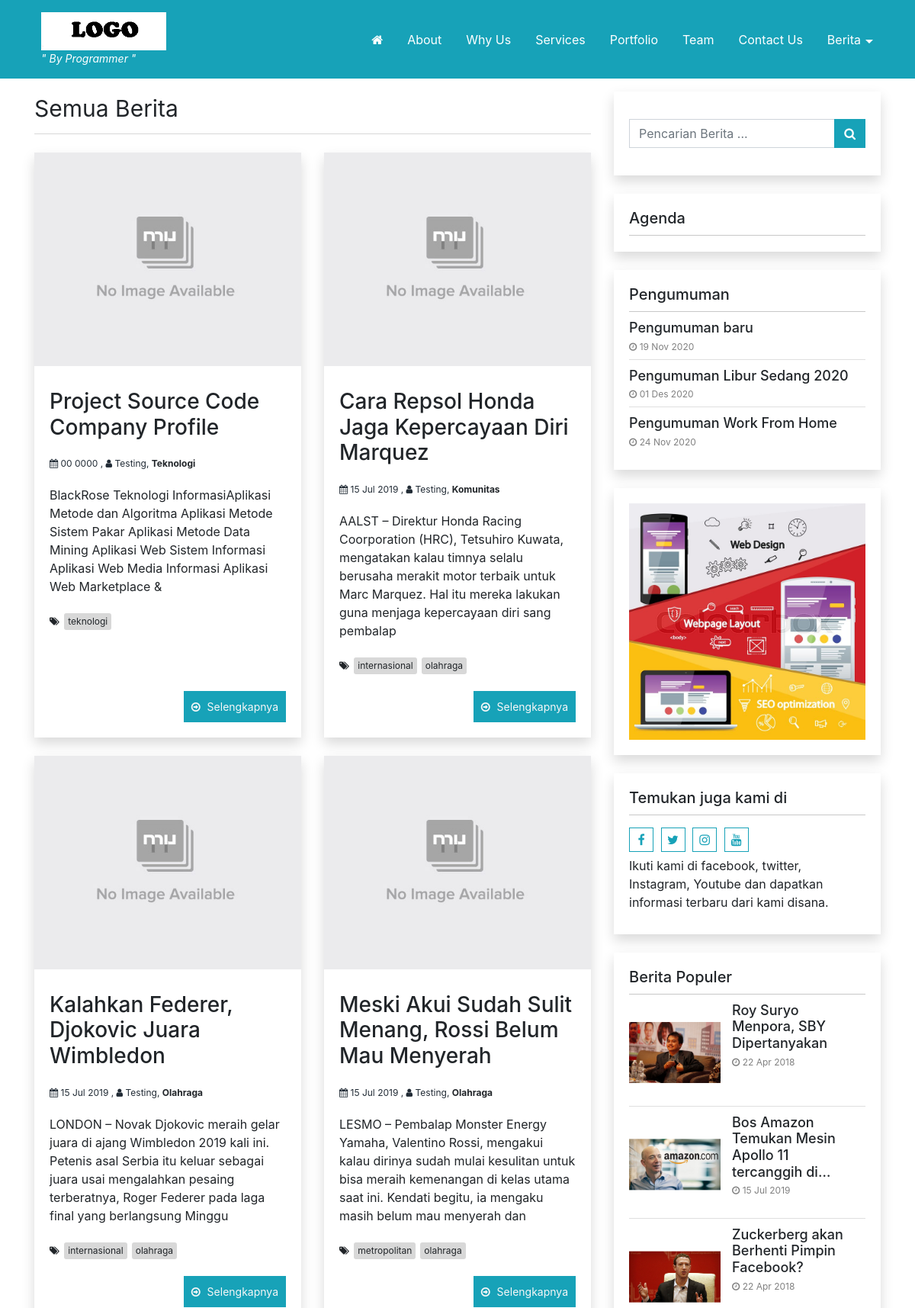
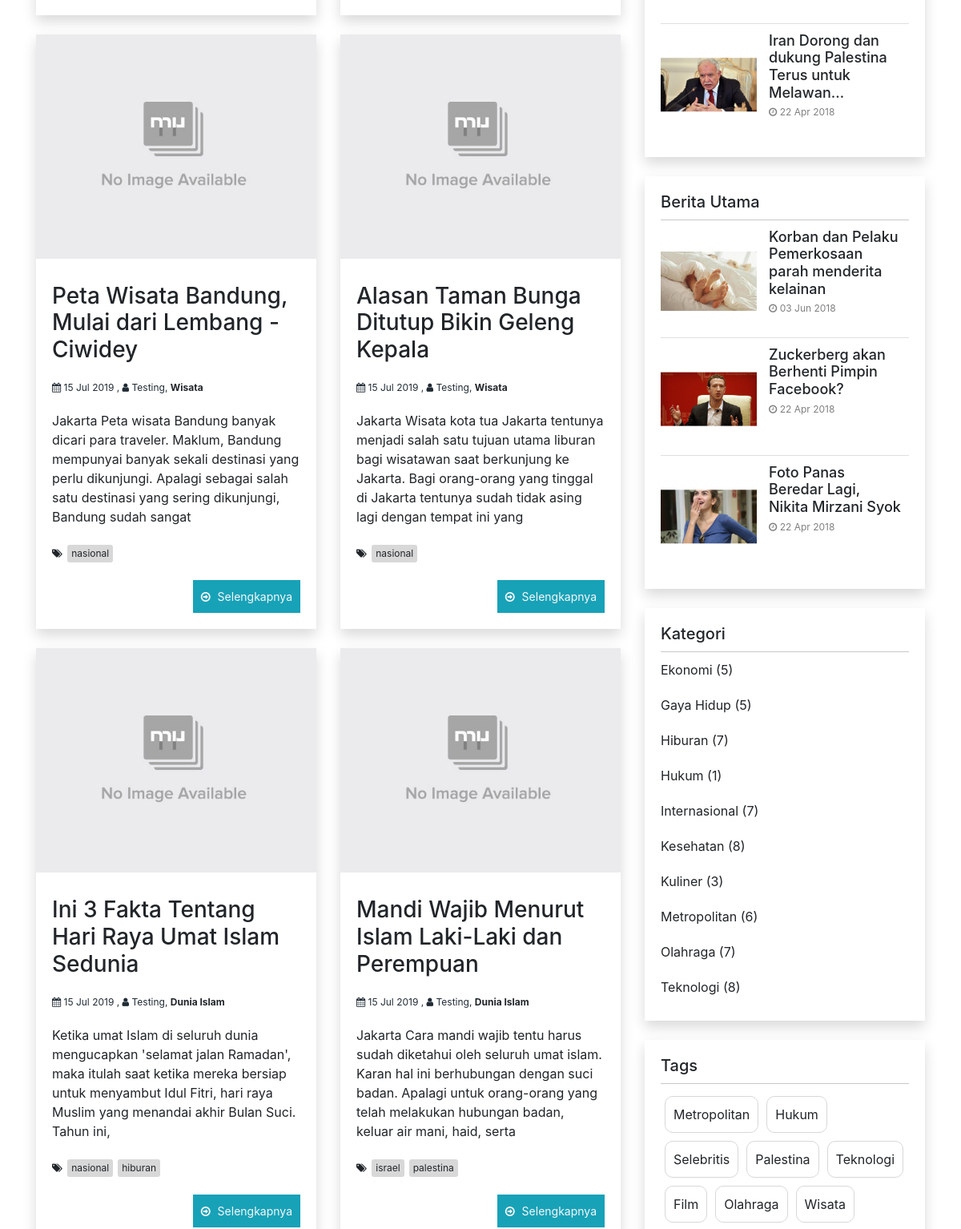
The page /index.php/berita (upper part) on the database its author committed (2 pictures, top to bottom).
### tables this page shows
CREATE TABLE `logo` (
  `id_logo` int(5) NOT NULL,
  `gambar` varchar(100) NOT NULL
);

CREATE TABLE `tbl_nicepage` (
  `id` int(5) NOT NULL,
  `key` varchar(255) DEFAULT NULL,
  `value` text
);

CREATE TABLE `berita` (
  `id_berita` int(5) NOT NULL,
  `id_kategori` int(5) NOT NULL,
  `username` varchar(30) NOT NULL,
  `judul` varchar(100) NOT NULL,
  `sub_judul` varchar(255) NOT NULL,
  `youtube` varchar(100) NOT NULL,
  `judul_seo` text NOT NULL,
  `headline` enum('Y','N') NOT NULL DEFAULT 'Y',
  `aktif` enum('Y','N') NOT NULL DEFAULT 'N',
  `utama` enum('Y','N') NOT NULL DEFAULT 'Y',
  `isi_berita` longtext NOT NULL,
  `keterangan_gambar` text NOT NULL,
  `hari` varchar(20) NOT NULL,
  `tanggal` date NOT NULL,
  `jam` time NOT NULL,
  `gambar` varchar(100) NOT NULL,
  `dibaca` int(5) NOT NULL DEFAULT '1',
  `tag` varchar(100) NOT NULL,
  `status` enum('Y','N') NOT NULL DEFAULT 'Y'
);

CREATE TABLE `users` (
  `username` varchar(50) NOT NULL,
  `password` varchar(255) NOT NULL,
  `nama_lengkap` varchar(100) NOT NULL,
  `email` varchar(100) NOT NULL,
  `no_telp` varchar(20) NOT NULL,
  `foto` varchar(100) NOT NULL,
  `level` varchar(20) NOT NULL DEFAULT 'user',
  `blokir` enum('Y','N') NOT NULL DEFAULT 'N',
  `id_session` varchar(255) NOT NULL
);

CREATE TABLE `kategori` (
  `id_kategori` int(5) NOT NULL,
  `nama_kategori` varchar(50) NOT NULL,
  `username` varchar(50) NOT NULL,
  `kategori_seo` varchar(100) NOT NULL,
  `aktif` enum('Y','N') NOT NULL DEFAULT 'Y',
  `sidebar` int(10) NOT NULL,
  `gambar_utama` text NOT NULL
);

CREATE TABLE `tbl_nicepage_pengumuman` (
  `username` varchar(50) DEFAULT NULL,
  `id_pengumuman` int(5) NOT NULL,
  `judul_seo` varchar(255) DEFAULT NULL,
  `judul` varchar(255) DEFAULT NULL,
  `gambar` varchar(255) DEFAULT NULL,
  `deskripsi` text,
  `dibaca` int(10) DEFAULT NULL,
  `tanggal` date DEFAULT NULL
);

CREATE TABLE `pasangiklan` (
  `id_pasangiklan` int(5) NOT NULL,
  `judul` varchar(100) NOT NULL,
  `username` varchar(50) NOT NULL,
  `url` varchar(100) NOT NULL,
  `source` text NOT NULL,
  `gambar` varchar(100) NOT NULL,
  `tgl_posting` date NOT NULL
);

CREATE TABLE `identitas` (
  `id_identitas` int(5) NOT NULL,
  `nama_website` varchar(100) NOT NULL,
  `email` varchar(100) NOT NULL,
  `url` varchar(100) NOT NULL,
  `facebook` text NOT NULL,
  `rekening` varchar(100) NOT NULL,
  `no_telp` varchar(20) NOT NULL,
  `meta_deskripsi` varchar(250) NOT NULL,
  `meta_keyword` varchar(250) NOT NULL,
  `favicon` varchar(50) NOT NULL,
  `maps` text NOT NULL
);

CREATE TABLE `tag` (
  `id_tag` int(5) NOT NULL,
  `nama_tag` varchar(100) NOT NULL,
  `username` varchar(50) NOT NULL,
  `tag_seo` varchar(100) NOT NULL,
  `count` int(5) NOT NULL
);

### application/views/nicepage/berita.php (the view, shortened to what the rows shown need)
<?php
$base_path = FCPATH;
?>
 <div class="row">
	<?php
	  foreach ($berita->result_array() as $r) {
		  $isi_berita =(strip_tags($r['isi_berita']));
		  $isi = substr($isi_berita,0,220);
		  $isi = substr($isi_berita,0,strrpos($isi," "));
		  $judul = $r['judul'];
		  $img_src = base_url()."asset/foto_berita/no-image.jpg";
		  if ($r['gambar'] !== '' &&  file_exists( $base_path ."asset/foto_berita/".($r['gambar']) ) ){
				$img_src = base_url()."asset/foto_berita/". $r['gambar'];
		  }
		  ?>
			<div class="col-md-6 mb-4">
			  <div class="blog card shadow h-100">
					<div class="image-container"
							style="
								background:url('<?php echo $img_src;?>');
								background-position:center;
								background-size:cover;
								background-repeat:no-repeat
							">
					</div>
					<div class="card-body">
						<a href="<?php echo base_url().$r['judul_seo'];?>">
							<h3 class="card-title"><?php echo $judul;?></h3>
						</a>
						<div class="post-meta">
								<i class="fa fa-calendar"></i> <?php echo tgl_indo($r['tanggal']); ?> ,
								<i class="fa fa-user"></i> <?php echo "$r[nama_lengkap]"; ?>,
								<a href="<?php echo base_url()."kategori/detail/$r[kategori_seo]"; ?>">
									<b><?php echo "$r[nama_kategori]"; ?></b>
								</a>
						</div>
						<div class="card-text">
							<?php echo $isi;  ?>
						</div>
						<?php
						if( !empty($r['tag'])) {
							$tags = explode(",",$r['tag']);
						?>
							<div class="tags">
							<i class="fa fa-tags"></i>
								<?php
									$hitung = count($tags);
									for ($x=0; $x<=$hitung-1; $x++) {
										if ($tags[$x] != ''){
											echo "<a href='".base_url()."tag/detail/$tags[$x]'>$tags[$x]</a>";
										}
									}
								?>
							</div>
						<?php } ?>
						<a href="<?php echo base_url().$r['judul_seo'];?>" class="read-more">
							Selengkapnya
						</a>
					</div>
			</div>
		</div>
			<?php
	  }
	?>
</div>

### application/views/nicepage/partials/header.php (shortened to what the rows shown need)
<nav class="main-menu-container navbar navbar-dark fixed-top  py-2 py-lg-3">
	<div class="container ml-5 pl-4 ml-lg-auto pl-lg-auto">
		<?php
			$base_path = FCPATH;
			$id_website = $this->model_utama->view('identitas')->row_array();
			$logo_website = $this->model_utama->view('logo')->row_array();
		?>
		<a class="navbar-brand float-left" href="<?php echo base_url();?>">
			<?php
				if ( $logo_website['gambar'] !== '' &&  file_exists( $base_path ."asset/logo/".$logo_website['gambar'] ) ){
					$img_src = base_url() ."asset/logo/".$logo_website['gambar'] ;
					?>
						<div class="logo-header">
							<img  src="<?php echo $img_src ;?>" alt="<?php echo $id_website['nama_website']; ?>">
						</div>
					<?php
				} else {
					?>
					<?php echo $id_website['nama_website']; ?>
					<?php
				}
			?>
			<?php
			if( isset($tagline['header']) && isset($tagline['text'])) {
				if(!empty($tagline['text'] && $tagline['header'] ==  '1') ){
					?>
					<div class="tagline-header d-lg-block d-none">" <?php echo $tagline['text'];?> "</div>
					<?php
				}
			}?>
		</a>
	</div>
</nav>

### application/views/nicepage/partials/sidebar.php
<div class="sidebar">
<?php
$get_setting_sidebar    = $this->model_utama->view_where('tbl_nicepage',array('key' => 'setting_sidebar'))->row_array();
$sidebar = array();
if(isset($get_setting_sidebar['value'])) {
	if(!empty($get_setting_sidebar['value'])){
		$setting_sidebar = json_decode($get_setting_sidebar['value'],true);
		if(!empty($setting_sidebar)) {
			$number = 0;
			foreach($setting_sidebar as $i => $widget_id){
				$id = key($widget_id);
				$sidebar[$number]['widget_id'] = $id;
				$sidebar[$number]['widget_setting'] = $widget_id[$id];
				$number++;
			}
		}
	}
}
foreach($sidebar as $i => $item) {
	$file_sidebar = VIEWPATH . template().'/widgets/' . $item['widget_id'] . '.php';
	if( file_exists($file_sidebar)) {
		$widget_setting = $item['widget_setting'];
		include $file_sidebar;
	}
}
?>
</div>

### application/views/nicepage/widgets/widget_pengumuman.php (shortened to what the rows shown need)
<div class="widget card mb-4 widget-pengumuman ">
		<?php
			$jumlah_pengumuman = 0;
			if( isset($widget_setting['judul']) ) {
				if( !empty(trim($widget_setting['judul']))) {
					?>
					<h5 class="card-header">
						<?php echo $widget_setting['judul'];?>
					</h5>
					<?php
				}
			}
			if( isset($widget_setting['jumlah']) ) {
				$jumlah_pengumuman = (int) $widget_setting['jumlah'];
			}
			$tampilkan_gambar =  1;
			if( isset($widget_setting['tampilkan_gambar']) ) {
				$tampilkan_gambar = (int) $widget_setting['tampilkan_gambar'];
			}
		?>
	<div class="card-body">
		<ul>
			<?php
				$pengumuman = $this->db->query("
					SELECT
						*
					FROM
						tbl_nicepage_pengumuman
					ORDER BY
						id_pengumuman DESC
					LIMIT 0,".$jumlah_pengumuman
				)->result_array();
				foreach ($pengumuman as $item) {
					?>
					<li class="list-post">
						<div class="post-content"
							<?php if($tampilkan_gambar == 0) { ?>
								style="min-height: auto;padding: 0;"
							<?php } ?>
							>
							<a href="<?php echo base_url('pengumuman/detail/'.$item['judul_seo']);?>" >
								<h5 class="post-header">
									<?php echo $item['judul'];?>
								</h5>
							</a>
								<div class="post-meta">
									<i class="fa fa-clock-o"></i> <?php echo tgl_indo($item['tanggal']);?>
								</div>
						</div>
					</li>
					<?php
				}
			?>
		</ul>
    </div>
</div>

### application/views/nicepage/widgets/widget_iklan_sidebar.php (shortened to what the rows shown need)
<div class="widget card mb-4 widget-iklan-sidebar">
			<?php
	$iklan_sidebar = 0;
	if( isset($widget_setting['iklan_sidebar']) ) {
		$iklan_sidebar = (int) $widget_setting['iklan_sidebar'];
	}
?>
<?php
  	$pasang_iklan_sidebar = $this->db->query("SELECT * FROM pasangiklan WHERE id_pasangiklan ='". $iklan_sidebar."'");
	foreach ($pasang_iklan_sidebar->result_array() as $iklan){
		if ($iklan['gambar'] != ''){
			?>
			<a href="<?php echo $iklan['url'];?>"
				target='_blank'>
				<img style='width:100%'
					src="<?php echo base_url()."asset/foto_pasangiklan/".$iklan['gambar'];?>"
					alt="<?php echo $iklan['judul'];?>" />
			</a>
			<?php
		}
	 }
?>
</div>

### application/views/nicepage/widgets/widget_social.php
<div class="widget card mb-4 widget-social">
	<?php
		if( isset($widget_setting['judul']) ) {
			if( !empty(trim($widget_setting['judul']))) {
				?>
				<h5 class="card-header">
					<?php echo $widget_setting['judul'];?>
				</h5>
				<?php
			}
		}
	?>
	<div class="social-bar">
		<?php
			$sosmed = $this->model_utama->view('identitas')->row_array();
			$pecahd = explode(",", $sosmed['facebook']);
		?>
		<a target="_BLANK" href="<?php echo $pecahd[0]; ?>" class="social-icon"><i class="fa fa-facebook" aria-hidden="true"></i></a>
		<a target="_BLANK" href="<?php echo $pecahd[1]; ?>" class="social-icon"><i class="fa fa-twitter" aria-hidden="true"></i></a>
		<a target="_BLANK" href="<?php echo $pecahd[2]; ?>" class="social-icon"><i class="fa fa-instagram" aria-hidden="true"></i></a>
		<a target="_BLANK" href="<?php echo $pecahd[3]; ?>" class="social-icon"><i class="fa fa-youtube" aria-hidden="true"></i></a>
		<?php
			if( isset($widget_setting['teks']) ) {
				if( !empty(trim($widget_setting['teks']))) {
					?>
					<div class="social-text"><?php echo $widget_setting['teks'];?></div>
					<?php
				}
			}
		?>
	</div>
</div>

### application/views/nicepage/widgets/widget_berita_populer.php (shortened to what the rows shown need)
<div class="widget card mb-4 posts-widget">
	<?php
		$jumlah_berita = 0;
		if( isset($widget_setting['judul']) ) {
			if( !empty(trim($widget_setting['judul']))) {
				?>
				<h5 class="card-header">
					<?php echo $widget_setting['judul'];?>
				</h5>
				<?php
			}
		}
		if( isset($widget_setting['jumlah']) ) {
			$jumlah_berita = (int) $widget_setting['jumlah'];
		}
	?>
	<div class="card-body">
		<ul>
			<?php
				$populer = $this->model_utama->view_join_two(
					'berita',
					'users',
					'kategori',
					'username',
					'id_kategori',
					array('berita.status' => 'Y'),
					'dibaca','DESC',0, $jumlah_berita
				);
				foreach ($populer->result_array() as $berita) {
				$img_src= base_url().'asset/foto_berita/small_no-image.jpg';
				if ($berita['gambar'] !==''){
					$img_src =base_url().'asset/foto_berita/'.$berita['gambar'];
				}
				$img_size = getimagesize($img_src);
				$class_image= ($img_size[0] > $img_size[1]) ? 'landscape':'portrait';
				?>
					<li class="list-post">
						<a href="<?php echo base_url().$berita['judul_seo'];?>">
							<div class="post-img-container">
								<div class="thumbnail">
									<div class="center">
										<img class="<?php echo $class_image;?>" src="<?php echo $img_src;?>" title="image" />
									</div>
								</div>
							</div>
						</a>
						<div class="post-content">
							<a href="<?php echo base_url().$berita['judul_seo'];?>" >
								<h5 class="post-header">
									<?php echo word_limiter( strip_tags($berita['judul']),8);?>
								</h5>
							</a>
							<div class="post-meta">
								<i class="fa fa-clock-o"></i> <?php echo tgl_indo($berita['tanggal']);?>
							</div>
						</div>
					</li>
					<?php
				}
			?>
		</ul>
	</div>
</div>

### application/views/nicepage/widgets/widget_berita_pilihan.php (shortened to what the rows shown need)
<div class="widget card mb-4 posts-widget">
		<?php
			$jumlah_berita = 0;
			if( isset($widget_setting['judul']) ) {
				if( !empty(trim($widget_setting['judul']))) {
					?>
					<h5 class="card-header">
						<?php echo $widget_setting['judul'];?>
					</h5>
					<?php
				}
			}
			$filter_berita = array();
			if( isset($widget_setting['group']) ) {
				$group_berita =  $widget_setting['group'];
				if(!empty(trim($group_berita))) {
					switch ($group_berita) {
						case 'utama':
							$filter_berita = array('berita.utama' => 'Y');
							break;
					}
				}
			}
			if( isset($widget_setting['jumlah']) ) {
				$jumlah_berita = (int) $widget_setting['jumlah'];
			}
		?>
	<div class="card-body">
		<ul>
				<?php
					$filter_berita = array_merge($filter_berita,array(
						'berita.status' => 'Y'
					));
					$berita_pilihan = $this->model_utama->view_join_two(
							'berita',
							'users',
							'kategori',
							'username',
							'id_kategori',
							$filter_berita,
							'tanggal','DESC',0,$jumlah_berita);
					foreach ($berita_pilihan->result_array() as $i => $berita) {
					$img_src= base_url().'asset/foto_berita/small_no-image.jpg';
					if ($berita['gambar'] !==''){
						$img_src =base_url().'asset/foto_berita/'.$berita['gambar'];
					}
					$img_size = getimagesize($img_src);
					$class_image= ($img_size[0] > $img_size[1]) ? 'landscape':'portrait';
					?>
					<li class="list-post">
							<a href="<?php echo base_url().$berita['judul_seo'];?>">
								<div class="post-img-container">
									<div class="thumbnail">
										<div class="center">
											<img class="<?php echo $class_image;?>" src="<?php echo $img_src;?>" title="image" />
										</div>
									</div>
								</div>
							</a>
							<div class="post-content">
								<a href="<?php echo base_url().$berita['judul_seo'];?>" >
									<h5 class="post-header">
										<?php echo word_limiter( strip_tags($berita['judul']),8);?>
									</h5>
								</a>
								<div class="post-meta">
									<i class="fa fa-clock-o"></i> <?php echo tgl_indo($berita['tanggal']);?>
								</div>
							</div>
					</li>
					<?php
					}
				?>
		</ul>
	</div>
</div>

### application/views/nicepage/widgets/widget_berita_tag.php
<div class="widget widget-tagcloud card mb-4">
		<?php
			if( isset($widget_setting['judul']) ) {
				if( !empty(trim($widget_setting['judul']))) {
					?>
					<h5 class="card-header">
						<?php echo $widget_setting['judul'];?>
					</h5>
					<?php
				}
			}
		?>
  <div class="tagcloud">
  	<?php
		$tag = $this->model_utama->view_ordering_limit('tag','id_tag','RANDOM',0,50);
  		foreach ($tag->result_array() as $row) {
			?>
			<a href="<?php echo base_url()."tag/detail/".$row['tag_seo'];?>">
				<?php echo $row['nama_tag'];?>
			</a>
			<?php
		}
	?></div>
</div>

### rows shown on the page
logo: gambar (picture)
tbl_nicepage: value "By Programmer"
berita: judul "Project Source Code Company Profile", tanggal "00 0000", users.nama_lengkap "Testing", id_kategori.nama_kategori "Teknologi", isi_berita "BlackRose Teknologi InformasiAplikasi Metode dan Algoritma Aplikasi Metode Sistem Pakar Aplikasi Metode Data Mining Aplikasi Web Sistem Informasi Aplikasi Web Media Informasi Aplikasi Web Marketplace &", tag "teknologi"
berita: judul "Cara Repsol Honda Jaga Kepercayaan Diri Marquez", tanggal "15 Jul 2019", users.nama_lengkap "Testing", id_kategori.nama_kategori "Komunitas", isi_berita "AALST – Direktur Honda Racing Coorporation (HRC), Tetsuhiro Kuwata, mengatakan kalau timnya selalu berusaha merakit motor terbaik untuk Marc Marquez. Hal itu mereka lakukan guna menjaga kepercayaan diri sang pembalap", tag "internasional", tag "olahraga"
berita: judul "Kalahkan Federer, Djokovic Juara Wimbledon", tanggal "15 Jul 2019", users.nama_lengkap "Testing", id_kategori.nama_kategori "Olahraga", isi_berita "LONDON – Novak Djokovic meraih gelar juara di ajang Wimbledon 2019 kali ini. Petenis asal Serbia itu keluar sebagai juara usai mengalahkan pesaing terberatnya, Roger Federer pada laga final yang berlangsung Minggu", tag "internasional", tag "olahraga"
berita: judul "Meski Akui Sudah Sulit Menang, Rossi Belum Mau Menyerah", tanggal "15 Jul 2019", users.nama_lengkap "Testing", id_kategori.nama_kategori "Olahraga", isi_berita "LESMO – Pembalap Monster Energy Yamaha, Valentino Rossi, mengakui kalau dirinya sudah mulai kesulitan untuk bisa meraih kemenangan di kelas utama saat ini. Kendati begitu, ia mengaku masih belum mau menyerah dan", tag "metropolitan", tag "olahraga"
berita: judul "Peta Wisata Bandung, Mulai dari Lembang - Ciwidey", tanggal "15 Jul 2019", users.nama_lengkap "Testing", id_kategori.nama_kategori "Wisata", isi_berita "Jakarta Peta wisata Bandung banyak dicari para traveler. Maklum, Bandung mempunyai banyak sekali destinasi yang perlu dikunjungi. Apalagi sebagai salah satu destinasi yang sering dikunjungi, Bandung sudah sangat", tag "nasional"
berita: judul "Alasan Taman Bunga Ditutup Bikin Geleng Kepala", tanggal "15 Jul 2019", users.nama_lengkap "Testing", id_kategori.nama_kategori "Wisata", isi_berita "Jakarta Wisata kota tua Jakarta tentunya menjadi salah satu tujuan utama liburan bagi wisatawan saat berkunjung ke Jakarta. Bagi orang-orang yang tinggal di Jakarta tentunya sudah tidak asing lagi dengan tempat ini yang", tag "nasional"
berita: judul "Ini 3 Fakta Tentang Hari Raya Umat Islam Sedunia", tanggal "15 Jul 2019", users.nama_lengkap "Testing", id_kategori.nama_kategori "Dunia Islam", isi_berita "Ketika umat Islam di seluruh dunia mengucapkan 'selamat jalan Ramadan', maka itulah saat ketika mereka bersiap untuk menyambut Idul Fitri, hari raya Muslim yang menandai akhir Bulan Suci. Tahun ini,", tag "nasional", tag "hiburan"
berita: judul "Mandi Wajib Menurut Islam Laki-Laki dan Perempuan", tanggal "15 Jul 2019", users.nama_lengkap "Testing", id_kategori.nama_kategori "Dunia Islam", isi_berita "Jakarta Cara mandi wajib tentu harus sudah diketahui oleh seluruh umat islam. Karan hal ini berhubungan dengan suci badan. Apalagi untuk orang-orang yang telah melakukan hubungan badan, keluar air mani, haid, serta", tag "israel", tag "palestina"
tbl_nicepage_pengumuman: judul "Pengumuman baru", tanggal "19 Nov 2020"
tbl_nicepage_pengumuman: judul "Pengumuman Libur Sedang 2020", tanggal "01 Des 2020"
tbl_nicepage_pengumuman: judul "Pengumuman Work From Home", tanggal "24 Nov 2020"
pasangiklan: gambar (picture)
identitas: judul "Temukan juga kami di", teks "Ikuti kami di facebook, twitter, Instagram, Youtube dan dapatkan informasi terbaru dari kami disana."
berita: gambar (picture), judul "Roy Suryo Menpora, SBY Dipertanyakan", tanggal "22 Apr 2018"
berita: gambar (picture), judul "Bos Amazon Temukan Mesin Apollo 11 tercanggih di…", tanggal "15 Jul 2019"
berita: gambar (picture), judul "Zuckerberg akan Berhenti Pimpin Facebook?", tanggal "22 Apr 2018"
berita: gambar (picture), judul "Iran Dorong dan dukung Palestina Terus untuk Melawan…", tanggal "22 Apr 2018"
berita: gambar (picture), judul "Korban dan Pelaku Pemerkosaan parah menderita kelainan", tanggal "03 Jun 2018"
berita: gambar (picture), judul "Foto Panas Beredar Lagi, Nikita Mirzani Syok", tanggal "22 Apr 2018"
tag: nama_tag "Metropolitan"
tag: nama_tag "Hukum"
tag: nama_tag "Selebritis"
tag: nama_tag "Palestina"
tag: nama_tag "Teknologi"
tag: nama_tag "Film"
tag: nama_tag "Olahraga"
tag: nama_tag "Wisata"

### other values the page prints
$title "Semua Berita"
$widget_setting['judul'] "Agenda"
$widget_setting['judul'] "Pengumuman"
$widget_setting['judul'] "Berita Populer"
$widget_setting['judul'] "Berita Utama"
$widget_setting['judul'] "Kategori"
$item_kategori['nama_kategori'] "Ekonomi"
$item_kategori['jml_berita'] "5"
$item_kategori['nama_kategori'] "Gaya Hidup"
$item_kategori['nama_kategori'] "Hiburan"
$item_kategori['jml_berita'] "7"
$item_kategori['nama_kategori'] "Hukum"
$item_kategori['jml_berita'] "1"
$item_kategori['nama_kategori'] "Internasional"
$item_kategori['nama_kategori'] "Kesehatan"
